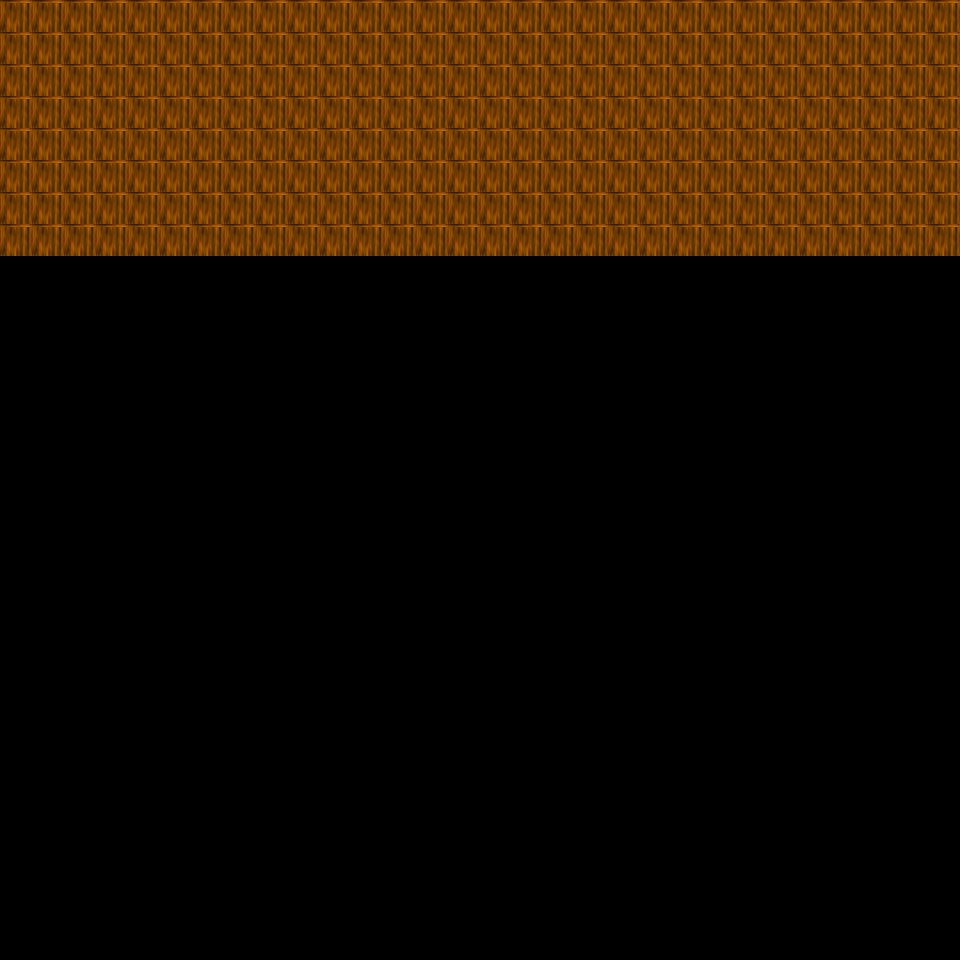

A 2D game scene composited from a Tiled map and its tileset images. What follows is a short description and the map's XML, with each tile layer's data collapsed to a summary:
An orthogonal 30x30 tile map with 32x32 px tiles, 6 tile layers (Ground, Object, Object2, Above, ...), 23 tilesets and 2 objects (2x mapExit).

<map version="1.0" orientation="orthogonal" renderorder="right-down" width="30" height="30" tilewidth="32" tileheight="32" nextobjectid="3">
  <tileset firstgid="1" name="tileset_furniture_table_rectangular_with_meals" tilewidth="32" tileheight="32" tilecount="9" columns="3">
    <image source="../drawable/tileset_furniture_table_rectangular_with_meals.png" width="96" height="96" />
  </tileset>
  <tileset firstgid="10" name="tileset_building_fence_fence_wooden" tilewidth="32" tileheight="32" tilecount="12" columns="3">
    <image source="../drawable/tileset_building_fence_fence_wooden.png" width="96" height="128" />
  </tileset>
  <tileset firstgid="22" name="tileset_ground_indoor_brown_hole" tilewidth="32" tileheight="32" tilecount="56" columns="7">
    <image source="../drawable/tileset_ground_indoor_brown_hole.png" width="224" height="256" />
  </tileset>
  <tileset firstgid="78" name="tileset_ground_square_patch" tilewidth="32" tileheight="32" tilecount="9" columns="3">
    <image source="../drawable/tileset_ground_square_patch.png" width="96" height="96" />
  </tileset>
  <tileset firstgid="87" name="tileset_building_wall_bricked_edges" tilewidth="32" tileheight="32" tilecount="25" columns="5">
    <image source="../drawable/tileset_building_wall_bricked_edges.png" width="160" height="160" />
  </tileset>
  <tileset firstgid="112" name="tileset_plant_stump_small_stump" tilewidth="32" tileheight="32" tilecount="4" columns="2">
    <image source="../drawable/tileset_plant_stump_small_stump.png" width="64" height="64" />
  </tileset>
  <tileset firstgid="116" name="tileset_item_pot_barrel" tilewidth="32" tileheight="32" tilecount="2" columns="1">
    <image source="../drawable/tileset_item_pot_barrel.png" width="32" height="64" />
  </tileset>
  <tileset firstgid="118" name="tileset_item_statue_green_stone_2" tilewidth="32" tileheight="32" tilecount="6" columns="2">
    <image source="../drawable/tileset_item_statue_green_stone_2.png" width="64" height="96" />
  </tileset>
  <tileset firstgid="124" name="tileset_item_brush" tilewidth="32" tileheight="32" tilecount="3" columns="1">
    <image source="../drawable/tileset_item_brush.png" width="32" height="96" />
  </tileset>
  <tileset firstgid="127" name="tileset_logic_creature_rodent" tilewidth="32" tileheight="32" tilecount="8" columns="8">
    <image source="../drawable/tileset_logic_creature_rodent.png" width="256" height="32" />
  </tileset>
  <tileset firstgid="135" name="tileset_logic_portal" tilewidth="32" tileheight="32" tilecount="24" columns="8">
    <image source="../drawable/tileset_logic_portal.png" width="256" height="96" />
  </tileset>
  <tileset firstgid="159" name="tileset_logic_collision" tilewidth="32" tileheight="32" tilecount="1" columns="1">
    <image source="../drawable/tileset_logic_collision.png" width="32" height="32" />
  </tileset>
  <tileset firstgid="160" name="tileset_object_boat" tilewidth="32" tileheight="32" tilecount="42" columns="6">
    <image source="../drawable/tileset_object_boat.png" width="192" height="224" />
  </tileset>
  <tileset firstgid="202" name="tileset_object_ship" tilewidth="32" tileheight="32" tilecount="368" columns="16">
    <image source="../drawable/tileset_object_ship.png" width="512" height="736" />
  </tileset>
  <tileset firstgid="570" name="tileset_ground_ground" tilewidth="32" tileheight="32" tilecount="33" columns="3">
    <image source="../drawable/tileset_ground_ground.png" width="96" height="352" />
  </tileset>
  <tileset firstgid="603" name="tileset_ground_water_pool_deep" tilewidth="32" tileheight="32" tilecount="72" columns="3">
    <image source="../drawable/tileset_ground_water_pool_deep.png" width="96" height="768" />
  </tileset>
  <tileset firstgid="675" name="tileset_furniture_light_lights_candle" tilewidth="32" tileheight="32" tilecount="42" columns="6">
    <image source="../drawable/tileset_furniture_light_lights_candle.png" width="192" height="224" />
  </tileset>
  <tileset firstgid="717" name="tileset_light_dim_light_7x5" tilewidth="32" tileheight="32" tilecount="35" columns="7">
    <image source="../drawable/tileset_light_dim_light_7x5.png" width="224" height="160" />
  </tileset>
  <tileset firstgid="752" name="tileset_furniture_light_ship_lamps" tilewidth="32" tileheight="32" tilecount="2" columns="2">
    <image source="../drawable/tileset_furniture_light_ship_lamps.png" width="64" height="32" />
  </tileset>
  <tileset firstgid="754" name="tileset_light_red_light_5x5" tilewidth="32" tileheight="32" tilecount="25" columns="5">
    <image source="../drawable/tileset_light_red_light_5x5.png" width="160" height="160" />
  </tileset>
  <tileset firstgid="779" name="tileset_light_green_light_5x5" tilewidth="32" tileheight="32" tilecount="25" columns="5">
    <image source="../drawable/tileset_light_green_light_5x5.png" width="160" height="160" />
  </tileset>
  <tileset firstgid="804" name="tileset_furniture_bed_double_peach" tilewidth="32" tileheight="32" tilecount="8" columns="2">
    <image source="../drawable/tileset_furniture_bed_double_peach.png" width="64" height="128" />
  </tileset>
  <tileset firstgid="812" name="tileset_ground_water_whirlpool" tilewidth="32" tileheight="32" tilecount="8" columns="1">
    <image source="../drawable/tileset_ground_water_whirlpool.png" width="32" height="256" />
  </tileset>
  <layer name="Ground" width="30" height="30">
    <data>[900 cells, 240 non-empty, 1 distinct tile ids]</data>
  </layer>
  <layer name="Object" width="30" height="30">
    <data>[900 cells, 0 non-empty, 0 distinct tile ids]</data>
  </layer>
  <layer name="Object2" width="30" height="30">
    <data>[900 cells, 0 non-empty, 0 distinct tile ids]</data>
  </layer>
  <layer name="Above" width="30" height="30">
    <data>[900 cells, 0 non-empty, 0 distinct tile ids]</data>
  </layer>
  <layer name="Above2" width="30" height="30">
    <data>[900 cells, 0 non-empty, 0 distinct tile ids]</data>
  </layer>
  <layer name="Walkable" width="30" height="30">
    <data>[900 cells, 240 non-empty, 1 distinct tile ids]</data>
  </layer>
  <objectgroup name="MapEvents">
    <object id="1" name="west" type="mapExit" x="0" y="256" width="32" height="704">
      <properties>
        <property name="map" value="level_0_x222_y97" />
        <property name="x" value="28" />
        <property name="y" value="8" />
      </properties>
    </object>
    <object id="2" name="east" type="mapExit" x="928" y="256" width="32" height="704">
      <properties>
        <property name="map" value="level_0_x224_y97" />
        <property name="x" value="1" />
        <property name="y" value="8" />
      </properties>
    </object>
  </objectgroup>
</map>
